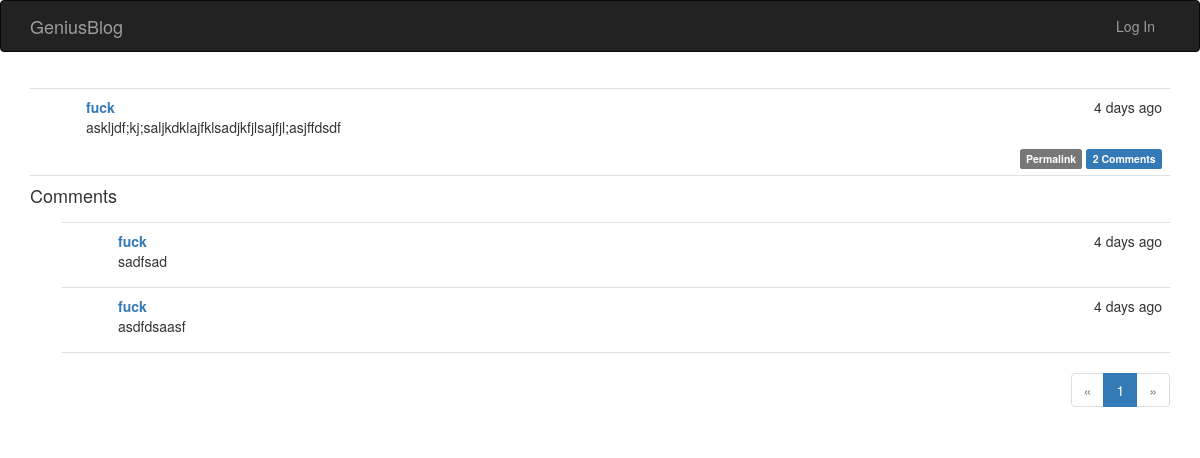
/post/1, run on the app's committed database.
### web/models.py (models this page shows, shortened)
class Post(db.Model):
    __tablename__ = "post"
    id = db.Column(db.Integer, primary_key=True)
    body = db.Column(db.Text)
    body_html = db.Column(db.Text)
    timestamp = db.Column(db.DateTime, index=True, default=datetime.utcnow)
    author_id = db.Column(db.Integer, db.ForeignKey('user.id'))
    comments = db.relationship('Comment', backref='post', lazy='dynamic')

class User(db.Model, UserMixin):
    __tablename__ = "user"
    id = db.Column(db.Integer, primary_key=True)
    username = db.Column(db.String(64), unique=True, index=True)
    password_hash = db.Column(db.String(128))
    posts = db.relationship('Post', backref='author', lazy='dynamic')
    comments = db.relationship('Comment', backref='author', lazy='dynamic')
    @property
    def password(self):
        raise AttributeError('password is not a readable attribute')

class Comment(db.Model):
    __tablename__ = 'comment'
    id = db.Column(db.Integer, primary_key=True)
    body = db.Column(db.Text)
    body_html = db.Column(db.Text)
    timestamp = db.Column(db.DateTime, index=True, default=datetime.utcnow)
    disabled = db.Column(db.Boolean)
    author_id = db.Column(db.Integer, db.ForeignKey('user.id'))
    post_id = db.Column(db.Integer, db.ForeignKey('post.id'))

### web/main/views.py (the view, shortened to what this page needs)
@main.route('/post/<int:id>', methods = ['GET', 'POST'])
def post(id):
    post = Post.query.get_or_404(id)
    form = CommentForm()
    page = request.args.get('page', 1, type = int)
    if page == -1:
        page = math.ceil(post.comments.count()/10)
    pagination = post.comments.order_by(Comment.timestamp.asc()).paginate(
        page, per_page = 10,
        error_out = False)
    comments = pagination.items
    return render_template('post.html', posts = [post], form = form,
                           comments = comments, pagination = pagination)

### web/templates/post.html (shortened to what this page needs)
{% extends "base.html" %}
{% import "bootstrap/wtf.html" as wtf %}
{% import "_macros.html" as macros %}
{% block page_content %}
    {% include '_posts.html' %}
    <h4 id="comments">Comments</h4>
    {% include '_comments.html' %}
    {% if pagination %}
        <div class="pagination">
            {{ macros.pagination_widget(pagination, '.post', fragment='#comments', id=posts[0].id) }}
        </div>
    {% endif %}
{% endblock %}

### web/templates/base.html (shortened to what this page needs)
{% extends "bootstrap/base.html" %}
{% block head %}
{{ super() }}
<link rel="icon" href="{{ url_for('static', filename='favicon.ico') }}" type="image/x-icon"><link rel="stylesheet" type="text/css" href="{{ url_for('static', filename='styles.css') }}">
{% endblock %}
{% block navbar %}
<div class="navbar navbar-inverse" role="navigation">
    <div class="container">
        <div class="navbar-header">
            <a class="navbar-brand" href="/">GeniusBlog</a>
        </div>
        <div class="navbar-collapse collapse">
            <ul class="nav navbar-nav navbar-right">
                {% if current_user.is_authenticated() %}
                <li class="dropdown">
                    <a href="#" class="dropdown-toggle" data-toggle="dropdown">
                      {{ current_user.username }}   <b class="caret"></b>
                    </a>
                    <ul class="dropdown-menu">
                        <li><a href="{{ url_for('auth.logout') }}">Log Out</a></li>
                    </ul>
                </li>
                {% else %}
                <li><a href="{{ url_for('auth.login') }}">Log In</a></li>
                {% endif %}
            </ul>
        </div>
    </div>
</div>
{% endblock %}
{% block content %}
<div class="container">
    {% block page_content %}{% endblock %}
</div>
{% endblock %}

### web/templates/_macros.html
{% macro pagination_widget(pagination, endpoint, fragment='') %}
<ul class="pagination">
    <li{% if not pagination.has_prev %} class="disabled"{% endif %}>
        <a href="{% if pagination.has_prev %}{{ url_for(endpoint, page=pagination.prev_num, **kwargs) }}{{ fragment }}{% else %}#{% endif %}">
            &laquo;
        </a>
    </li>
    {% for p in pagination.iter_pages() %}
        {% if p %}
            {% if p == pagination.page %}
            <li class="active">
                <a href="{{ url_for(endpoint, page = p, **kwargs) }}{{ fragment }}">{{ p }}</a>
            </li>
            {% else %}
            <li>
                <a href="{{ url_for(endpoint, page = p, **kwargs) }}{{ fragment }}">{{ p }}</a>
            </li>
            {% endif %}
        {% else %}
        <li class="disabled"><a href="#">&hellip;</a></li>
        {% endif %}
    {% endfor %}
    <li{% if not pagination.has_next %} class="disabled"{% endif %}>
        <a href="{% if pagination.has_next %}{{ url_for(endpoint, page=pagination.next_num, **kwargs) }}{{ fragment }}{% else %}#{% endif %}">
            &raquo;
        </a>
    </li>
</ul>
{% endmacro %}

### web/templates/_posts.html
<ul class="posts">
    {% for post in posts %}
    <li class="post">
        <div class="post-content">
            <div class="post-date">{{ moment(post.timestamp).fromNow() }}</div>
            <div class="post-author"><a href="#">{{ post.author.username }}</a></div>
            <div class="post-body">
                {% if post.body_html %}
                    {{ post.body_html | safe }}
                {% else %}
                    {{ post.body }}
                {% endif %}
            </div>
            <div class="post-footer">
                <a href="{{ url_for('.post', id=post.id) }}">
                    <span class="label label-default">Permalink</span>
                </a>
                <a href="{{ url_for('.post', id=post.id) }}#comments">
                    <span class="label label-primary">{{ post.comments.count() }} Comments</span>
                </a>
            </div>
        </div>
    </li>
    {% endfor %}
</ul>

### web/templates/_comments.html (shortened to what this page needs)
<ul class="comments">
    {% for comment in comments %}
    <li class="comment">
        <div class="comment-content">
            <div class="comment-date">{{ moment(comment.timestamp).fromNow() }}</div>
            <div class="comment-author"><a href="#">{{ comment.author.username }}</a></div>
            <div class="comment-body">
                {% if moderate or not comment.disabled %}
                    {% if comment.body_html %}
                        {{ comment.body_html | safe }}
                    {% else %}
                        {{ comment.body }}
                    {% endif %}
                {% endif %}
            </div>
        </div>
    </li>
    {% endfor %}
</ul>

### web/static/styles.css (style rules this page uses)
ul.posts { list-style-type: none; padding: 0px; margin: 16px 0px 0px 0px; border-top: 1px solid #e0e0e0; }
ul.posts li.post { padding: 8px; border-bottom: 1px solid #e0e0e0; }
div.post-date { float: right; }
div.post-author { font-weight: bold; }
div.post-content { margin-left: 48px; min-height: 48px; }
div.post-footer { text-align: right; }
ul.comments { list-style-type: none; padding: 0px; margin: 16px 0px 0px 0px; bborder-top: 1px solid #e0e0e0; }
ul.comments li.comment { margin-left: 32px; padding: 8px; border-bottom: 1px solid #e0e0e0; }
ul.comments li.comment:nth-child(1) { border-top: 1px solid #e0e0e0; }
div.comment-date { float: right; }
div.comment-author { font-weight: bold; }
div.comment-content { margin-left: 48px; min-height: 48px; }
div.pagination { width: 100%; text-align: right; padding: 0px; margin: 0px; }

### data on the page
Post: timestamp "4 days ago", author.username "fuck", body_html "askljdf;kj;saljkdklajfklsadjkfjlsajfjl;asjffdsdf", comments.count "2"
Comment: timestamp "4 days ago", author.username "fuck", body_html "sadfsad"
Comment: timestamp "4 days ago", author.username "fuck", body_html "asdfdsaasf"

### other printed values
{{ p }} "1"
